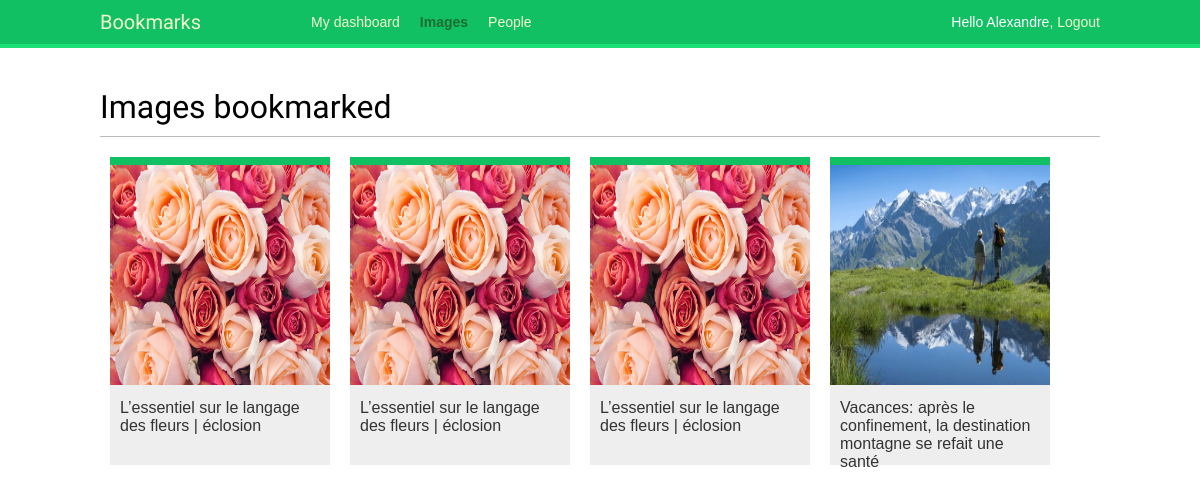
The app's page /images/ (signed in) with its own data.
### images/models.py (models this page shows, shortened)
class Image(models.Model):
    user = models.ForeignKey(settings.AUTH_USER_MODEL,
                             related_name='images_created',
                             on_delete=models.CASCADE)
    title = models.CharField(max_length=200)
    slug = models.SlugField(max_length=200,
                            blank=True)
    url = models.URLField()
    image = models.ImageField(upload_to='images/%Y/%m/%d/')
    description = models.TextField(blank=True)
    created = models.DateField(auto_now_add=True,
                               db_index=True)
    users_like = models.ManyToManyField(settings.AUTH_USER_MODEL,
                                        related_name='images_liked',
                                        blank=True)
    total_likes = models.PositiveIntegerField(db_index=True,
                                              default=0)
    def get_absolute_url(self):
            return reverse('images:detail', args=[self.id, self.slug])

### images/views.py (the view)
# urls.py: path('', views.image_list, name='list'),
@login_required
def image_list(request):
    images = Image.objects.all()
    paginator = Paginator(images, 8)
    page = request.GET.get('page')
    try:
        images = paginator.page(page)
    except PageNotAnInteger:
        images = paginator.page(1)
    except EmptyPage:
        if request.is_ajax():
            return HttpResponse('')
        images = paginator.page(paginator.num_pages)
    if request.is_ajax():
        return render(request,
                      'images/image/list_ajax.html',
                      {'section': 'images', 'images': images})
    return render(request,
                  'images/image/list.html',
                   {'section': 'images', 'images': images})

### images/templates/images/image/list.html (shortened to what this page needs)
{% extends "base.html" %}
{% block content %}
  <h1>Images bookmarked</h1>
  <div id="image-list">
    {% include "images/image/list_ajax.html" %}
  </div>
{% endblock %}

### account/templates/base.html (shortened to what this page needs)
{% load static %}
<!DOCTYPE html>
<html>
<head>
  <link href="{% static "css/base.css" %}" rel="stylesheet">
</head>
<body>
  <div id="header">
    <span class="logo">Bookmarks</span>
    {% if request.user.is_authenticated %}
      <ul class="menu">
        <li {% if section == "dashboard" %}class="selected"{% endif %}>
          <a href="{% url "dashboard" %}">My dashboard</a>
        </li>
        <li {% if section == "images" %}class="selected"{% endif %}>
          <a href="{% url "images:list" %}">Images</a>
        </li>
        <li {% if section == "people" %}class="selected"{% endif %}>
          <a href="{% url 'user_list' %}">People</a>
        </li>
      </ul>
    {% endif %}
    <span class="user">
      {% if request.user.is_authenticated %}
        Hello {{ request.user.first_name }},
        <a href="{% url "logout" %}">Logout</a>
      {% else %}
        <a href="{% url "login" %}">Log-in</a>
      {% endif %}
    </span>
  </div>
  <div id="content">
    {% block content %}
    {% endblock %}
  </div>
</body>
</html>

### images/templates/images/image/list_ajax.html
{% load thumbnail %}
{% for image in images %}
  <div class="image">
    <a href="{{ image.get_absolute_url }}">
      {% thumbnail image.image "300x300" crop="100%" as im %}
        <a href="{{ image.get_absolute_url }}">
          <img src="{{ im.url }}">
        </a>
      {% endthumbnail %}
    </a>
    <div class="info">
      <a href="{{ image.get_absolute_url }}" class="title">
        {{ image.title }}
      </a>
    </div>
  </div>
{% endfor %}

### account/static/css/base.css (style rules this page uses)
body { margin:0; padding:0; font-family:helvetica, sans-serif; }
a { color:#12c064; text-decoration:none; }
h1, h2, h3, h4, h5 , h6 { font-family: 'Muli', sans-serif; font-weight:normal; }
h1 { border-bottom:1px solid #bbb; padding:0 0 10px 0; margin:10px 0 20px 0; }
#header { padding:10px 100px; font-size:14px; background:#12c064; color:#fff; border-bottom:4px solid #1cdf78; overflow:auto; }
#header .logo { font-family: 'Muli', sans-serif; float:left; color:#f3f7cc; font-size:20px; margin-right:10%; }
#header ul.menu { list-style:none; float:left; margin:0; padding:0; }
#header ul.menu li { float:left; padding:4px 10px; }
#header ul.menu li.selected a, #header ul.menu li.selected a:hover { color:#1b6d32; font-weight:bold; }
#header a { color:#f3f7cc; }
#header .user { float:right; padding-top:4px; }
#content { padding:30px 100px; }
#image-list { overflow:auto; }
#image-list .image { float:left; width:220px; height:300px; margin:0 10px 10px 10px; border-top:8px solid #12c064; background:#eee; }
#image-list img { width:220px; height:220px; }
#image-list .info { padding:10px; }
#image-list .info a { color:#333; }

### records on screen
Image: title "L’essentiel sur le langage des fleurs | éclosion"
Image: title "L’essentiel sur le langage des fleurs | éclosion"
Image: title "L’essentiel sur le langage des fleurs | éclosion"
Image: shows a picture, title "Vacances: après le confinement, la destination montagne se refait une santé"

### other values on screen
{{ request.user.first_name }} "Alexandre"
